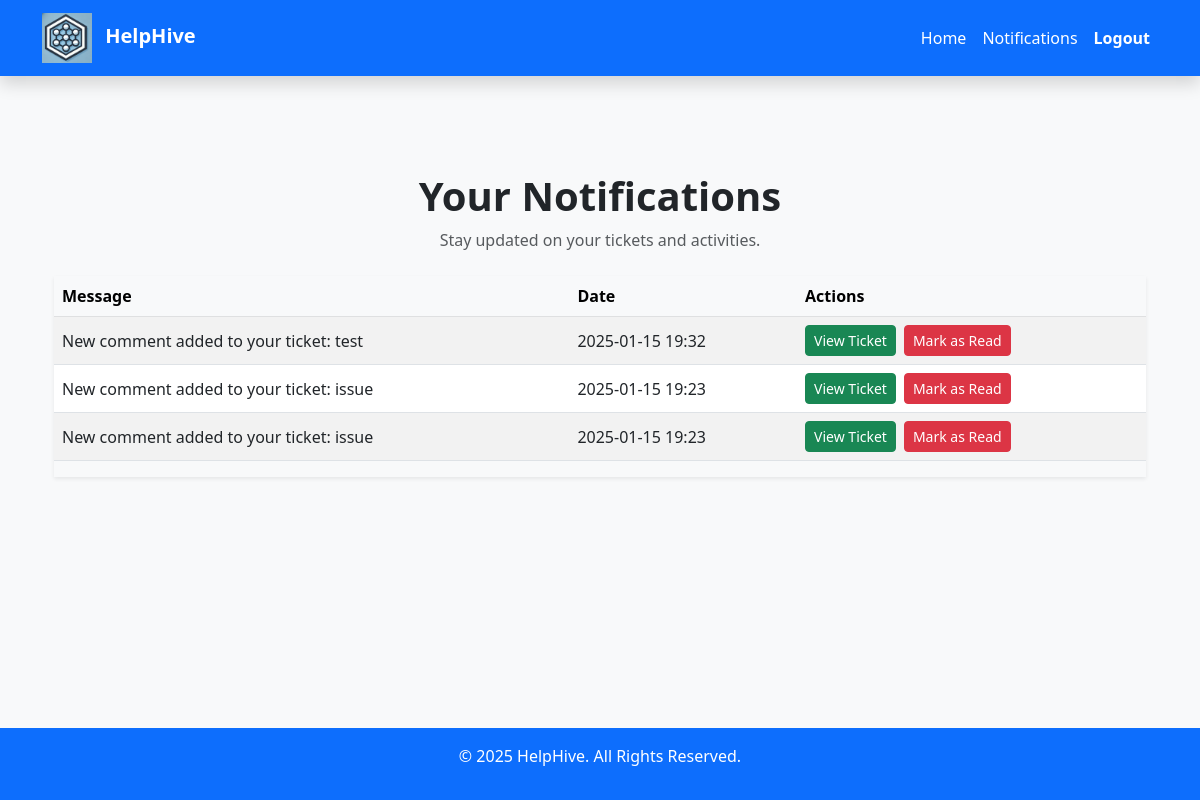
The app's page /notifications/ (signed in), older data.
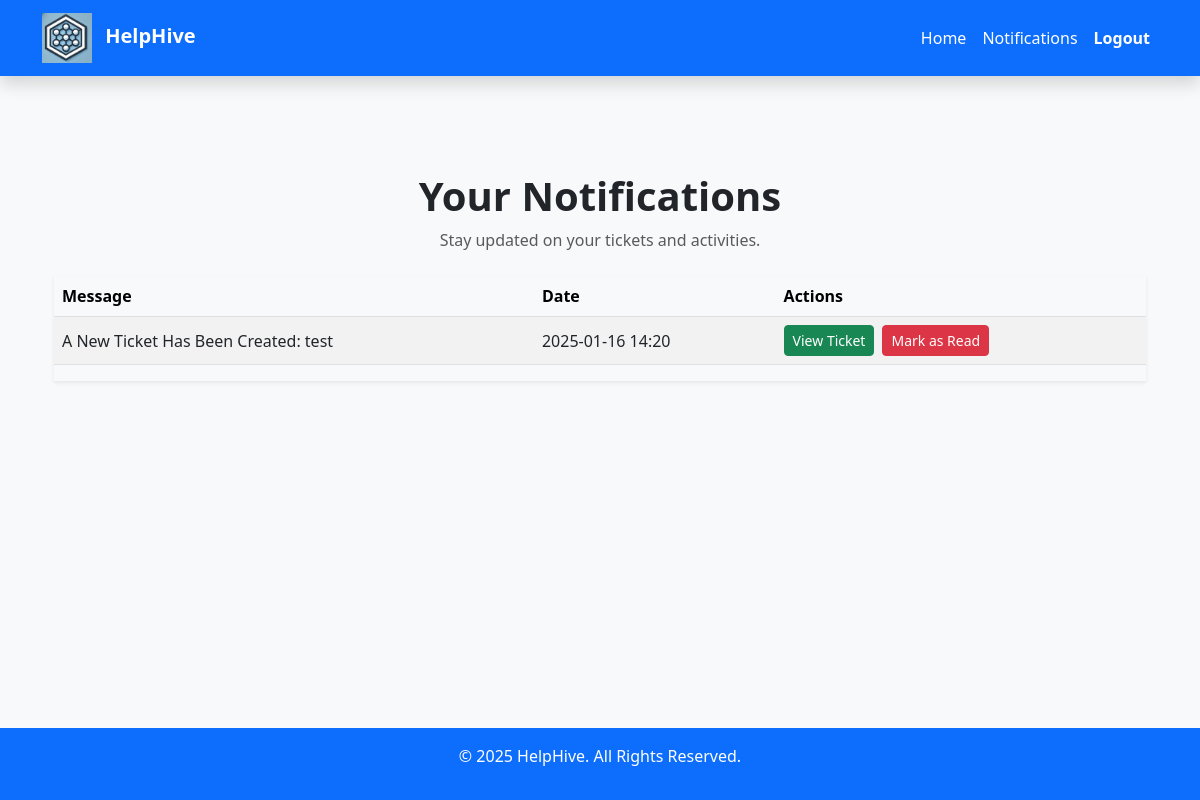
The same page, newer data.
### tickets/models.py (models this page shows)
class Notification(models.Model):
    user = models.ForeignKey(User, on_delete=models.CASCADE)
    ticket = models.ForeignKey(Ticket, on_delete=models.CASCADE)
    message = models.TextField()
    read = models.BooleanField(default=False)
    created_at = models.DateTimeField(auto_now_add=True)

### tickets/views.py (the view)
# urls.py: path('notifications/', views.user_notifications, name='user_notifications'),
def user_notifications(request):
    notifications = Notification.objects.filter(user=request.user, read=False).order_by('-created_at')
    context = {'notifications': notifications}
    return render(request, 'user_notifications.html', context)

### tickets/templates/user_notifications.html (shortened to what this page needs)
{% extends 'base.html' %}
{% block content %}
<div class="container py-5">
  <div class="text-center mb-4">
    <h1 class="fw-bold">Your Notifications</h1>
    <p class="text-muted">Stay updated on your tickets and activities.</p>
  </div>
  {% if notifications %}
  <div class="table-responsive shadow-sm">
    <table class="table table-striped table-hover align-middle">
      <thead class="table-light">
        <tr>
          <th scope="col">Message</th>
          <th scope="col">Date</th>
          <th scope="col">Actions</th>
        </tr>
      </thead>
      <tbody>
        {% for notification in notifications %}
        <tr>
          <td>{{ notification.message }}</td>
          <td>{{ notification.created_at|date:"Y-m-d H:i" }}</td>
          <td>
            <div class="d-flex gap-2">
              <a href="{% url 'ticket_details' notification.ticket.pk %}" class="btn btn-success btn-sm">View Ticket</a>
              <a href="{% url 'mark_as_read' notification.id %}" class="btn btn-danger btn-sm">Mark as Read</a>
            </div>
          </td>
        </tr>
        {% endfor %}
      </tbody>
    </table>
  </div>
  {% else %}
  <div class="text-center py-5">
    <h3 class="text-muted">No Unread Notifications</h3>
    <p class="text-muted">You’re all caught up!</p>
  </div>
  {% endif %}
</div>
{% endblock %}

Row changes from the older to the newer data that the page shows:
removed Notification: message "New comment added to your ticket: test", created_at "2025-01-15 19:32"
removed Notification: message "New comment added to your ticket: issue", created_at "2025-01-15 19:23"
removed Notification: message "New comment added to your ticket: issue", created_at "2025-01-15 19:23"
added Notification: message "A New Ticket Has Been Created: test", created_at "2025-01-16 14:20"
